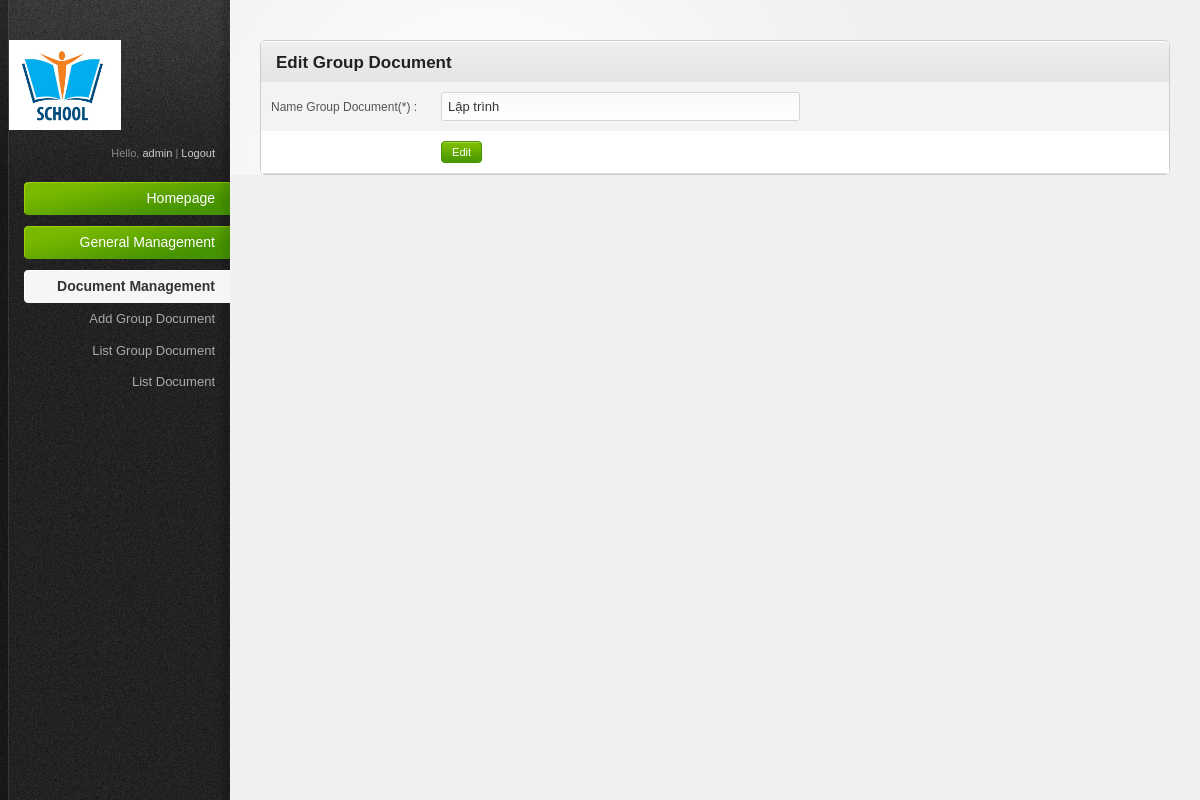
The app's page /admin/index.php?act=groupDoc&mod=edit&id=3 (signed in), older data.
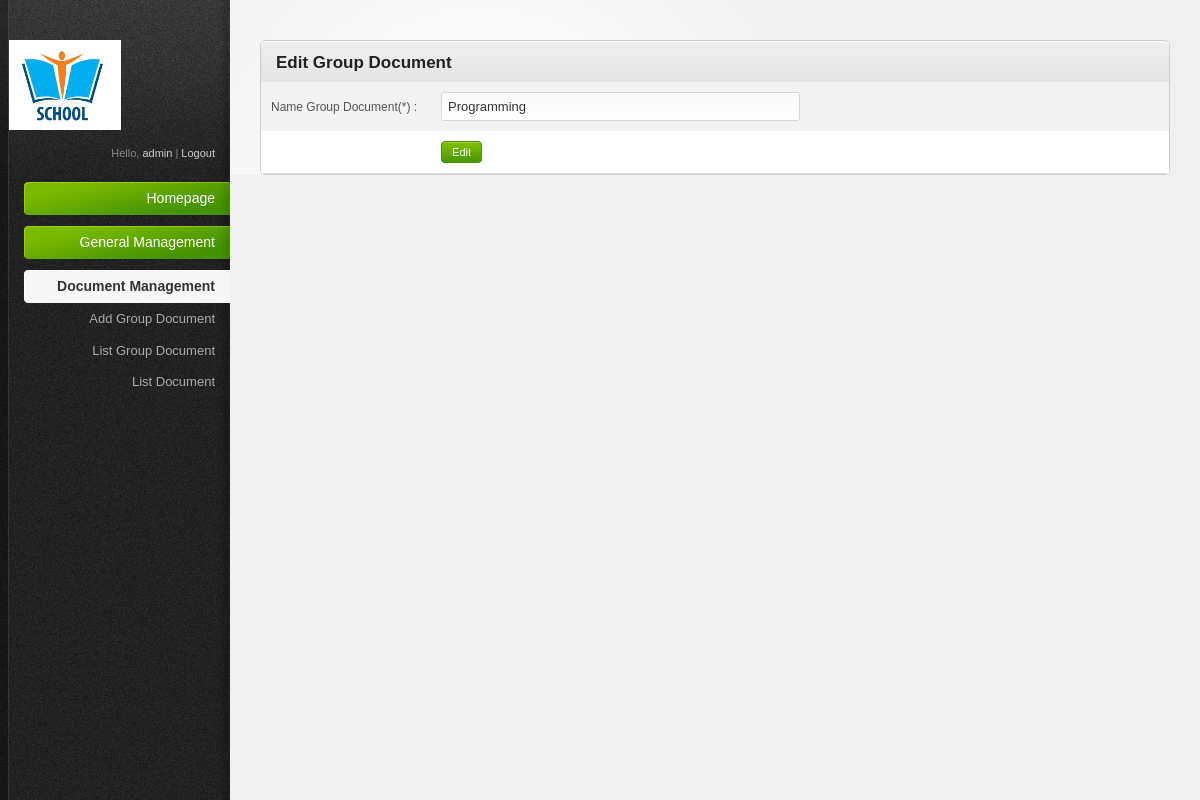
The same page, newer data.
### tables this page shows
CREATE TABLE IF NOT EXISTS `tbl_groupDoc` (
  `id` int(11) NOT NULL AUTO_INCREMENT,
  `name` varchar(50) NOT NULL,
  PRIMARY KEY (`id`)
);

### admin/modules/groupDoc/edit.php (the view)
<?php
	$sql="select * from tbl_groupDoc where id=$_GET[id]";
	$qr=mysql_query($sql);
	$kq=mysql_fetch_array($qr);
?>
<div class="content-box-header">
	<h3>Edit Group Document</a></h3>
</div>
<form method="post" action="" enctype="multipart/form-data">
<table>
	<tr>
		<td width="150px">Name Group Document(*) :</td>
		<td><input class="medium-input" name="name" value="<?php echo $kq['name']; ?>" /></td>
	</tr>
	<tr>
		<td><input type="hidden" name="editGroupDoc" value="editGroupDoc"></td>
        <td><input class="button" type="submit" value=" Edit "></td>
	</tr>
</table>
</form>

Row changes from the older to the newer data that the page shows:
changed tbl_groupdoc: name "Lập trình" → "Programming"
